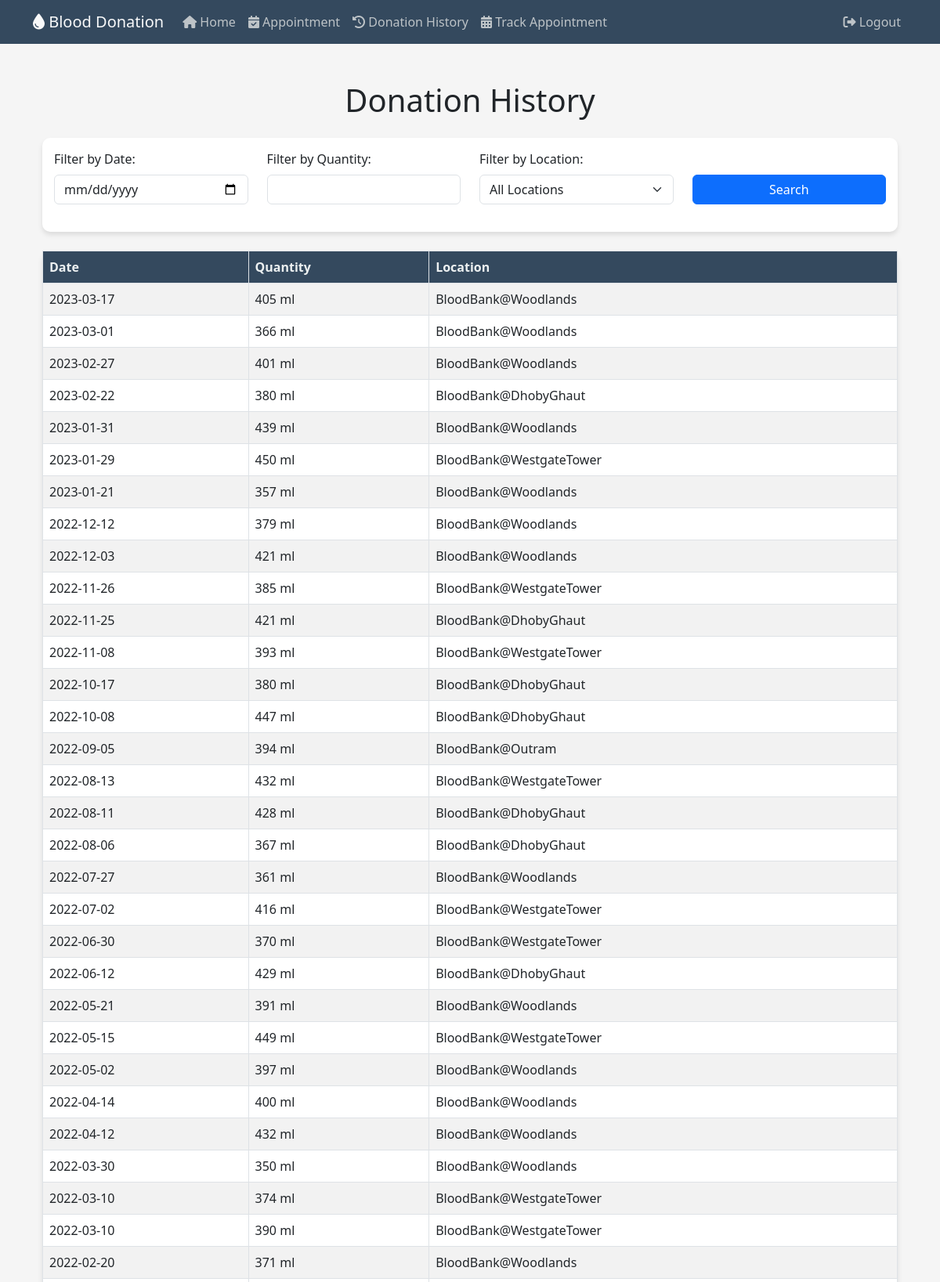
Screenshot of /donationhistory (signed in, upper part) with the database file from the repository.
### website/models.py (models this page shows)
class Donations(db.Model):
    DonationID = db.Column(db.Integer, primary_key=True, autoincrement=True)
    DonorID = db.Column(db.Integer, db.ForeignKey('donors.DonorID'))
    DonationDate = db.Column(db.Date, nullable=False)
    Quantity = db.Column(db.Integer, nullable=False)
    Location = db.Column(db.String(50), nullable=False)

### website/views.py (the view)
@views.route('/donationhistory')
def donationhistory():
    logged_in_user_email = session['email']
    user = Users.get_by_email(logged_in_user_email)
    donor_id = user.donor.DonorID
    stmt = select(Donations.DonationDate, Donations.Quantity, Donations.Location).where(Donations.DonorID == donor_id).order_by(Donations.DonationDate.desc())
    result = db.session.execute(stmt)
    donations = result.fetchall()
    return render_template('donationhistory.html', donations=donations)

### website/models.py (called while the page is built)
    def get_by_email(email):
        return Users.query.filter_by(Email=email).first()

### website/templates/donationhistory.html (shortened to what this page needs)
{% extends "base.html" %}
{% block text %}
<div class="container my-5">
    <h1 class="mb-4">Donation History</h1>
    <div class="form-custom mb-4">
        <div class="row">
            <div class="col-md-3 filter-input">
                <label for="filter-date" class="form-label">Filter by Date:</label>
                <input type="date" class="form-control" id="filter-date">
            </div>
            <div class="col-md-3 filter-input">
                <label for="filter-quantity" class="form-label">Filter by Quantity:</label>
                <input type="number" class="form-control" id="filter-quantity">
            </div>
            <div class="col-md-3 filter-input">
                <label for="filter-location" class="form-label">Filter by Location:</label>
                <select class="form-select" id="filter-location">
                    <option value="">All Locations</option>
                </select>
            </div>
            <div class="col-md-3 filter-input d-flex align-items-end">
                <button class="btn btn-primary" id="search-btn">Search</button>
            </div>
        </div>
    </div>
    <table class="table table-striped table-bordered table-custom">
        <thead>
            <tr>
                <th>Date</th>
                <th>Quantity</th>
                <th>Location</th>
            </tr>
        </thead>
        <tbody>
            {% for donation in donations %}
                <tr>
                    <td>{{ donation[0] }}</td>
                    <td>{{ donation[1] }} ml</td>
                    <td>{{ donation[2] }}</td>
                </tr>
            {% else %}
                <tr>
                    <td colspan="3" class="text-center">No donations available</td>
                </tr>
            {% endfor %}
        </tbody>
    </table>
</div>
{% endblock %}

### website/static/styles.css (style rules this page uses)
body { font-family: 'Poppins', sans-serif; background-color: #f5f5f5 !important; }
h1 { font-size: 36px; margin: 20px 0; text-align: center; color: #4a4a4a; }
.btn-primary { background-color: #007bff; border-color: #007bff; transition: background-color 0.3s, border-color 0.3s; }

### website/templates/donationhistory.html (style rules this page uses)
.table-custom { background-color: #fff; border-radius: 10px; box-shadow: 0 4px 6px rgba(0, 0, 0, 0.1); }
.table-custom thead th { background-color: #34495e; color: #ecf0f1; }
.form-custom { padding: 15px; background-color: #fff; border-radius: 10px; box-shadow: 0 4px 6px rgba(0, 0, 0, 0.1); }
.filter-input { margin-bottom: 20px; }
#search-btn { width: 100%; margin-top: 30px; }

### rows the page displays
Donations: DonationDate "2023-03-17", Quantity "405", Location "BloodBank@Woodlands"
Donations: DonationDate "2023-03-01", Quantity "366", Location "BloodBank@Woodlands"
Donations: DonationDate "2023-02-27", Quantity "401", Location "BloodBank@Woodlands"
Donations: DonationDate "2023-02-22", Quantity "380", Location "BloodBank@DhobyGhaut"
Donations: DonationDate "2023-01-31", Quantity "439", Location "BloodBank@Woodlands"
Donations: DonationDate "2023-01-29", Quantity "450", Location "BloodBank@WestgateTower"
Donations: DonationDate "2023-01-21", Quantity "357", Location "BloodBank@Woodlands"
Donations: DonationDate "2022-12-12", Quantity "379", Location "BloodBank@Woodlands"
Donations: DonationDate "2022-12-03", Quantity "421", Location "BloodBank@Woodlands"
Donations: DonationDate "2022-11-26", Quantity "385", Location "BloodBank@WestgateTower"
Donations: DonationDate "2022-11-25", Quantity "421", Location "BloodBank@DhobyGhaut"
Donations: DonationDate "2022-11-08", Quantity "393", Location "BloodBank@WestgateTower"
Donations: DonationDate "2022-10-17", Quantity "380", Location "BloodBank@DhobyGhaut"
Donations: DonationDate "2022-10-08", Quantity "447", Location "BloodBank@DhobyGhaut"
Donations: DonationDate "2022-09-05", Quantity "394", Location "BloodBank@Outram"
Donations: DonationDate "2022-08-13", Quantity "432", Location "BloodBank@WestgateTower"
Donations: DonationDate "2022-08-11", Quantity "428", Location "BloodBank@DhobyGhaut"
Donations: DonationDate "2022-08-06", Quantity "367", Location "BloodBank@DhobyGhaut"
Donations: DonationDate "2022-07-27", Quantity "361", Location "BloodBank@Woodlands"
Donations: DonationDate "2022-07-02", Quantity "416", Location "BloodBank@WestgateTower"
Donations: DonationDate "2022-06-30", Quantity "370", Location "BloodBank@WestgateTower"
Donations: DonationDate "2022-06-12", Quantity "429", Location "BloodBank@DhobyGhaut"
Donations: DonationDate "2022-05-21", Quantity "391", Location "BloodBank@Woodlands"
Donations: DonationDate "2022-05-15", Quantity "449", Location "BloodBank@WestgateTower"
Donations: DonationDate "2022-05-02", Quantity "397", Location "BloodBank@Woodlands"
Donations: DonationDate "2022-04-14", Quantity "400", Location "BloodBank@Woodlands"
Donations: DonationDate "2022-04-12", Quantity "432", Location "BloodBank@Woodlands"
Donations: DonationDate "2022-03-30", Quantity "350", Location "BloodBank@Woodlands"
Donations: DonationDate "2022-03-10", Quantity "374", Location "BloodBank@WestgateTower"
Donations: DonationDate "2022-03-10", Quantity "390", Location "BloodBank@WestgateTower"
Donations: DonationDate "2022-02-20", Quantity "371", Location "BloodBank@Woodlands"
